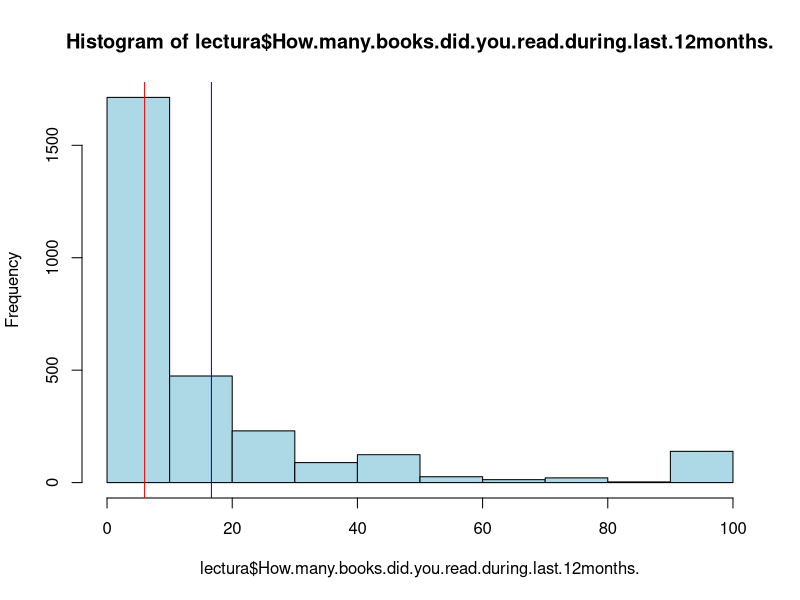
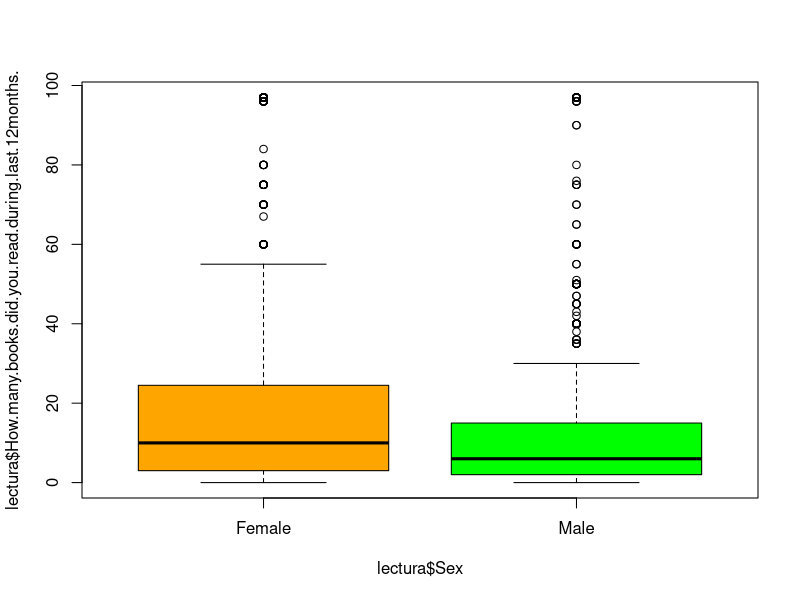
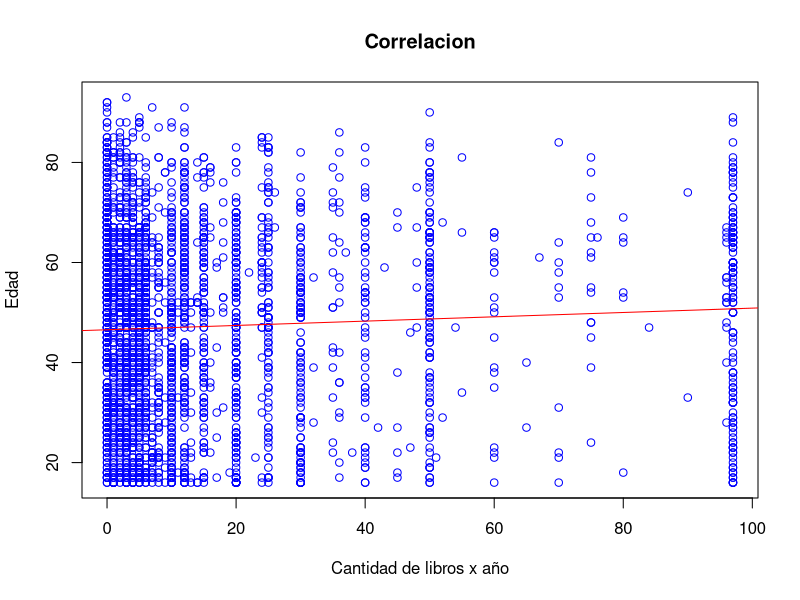
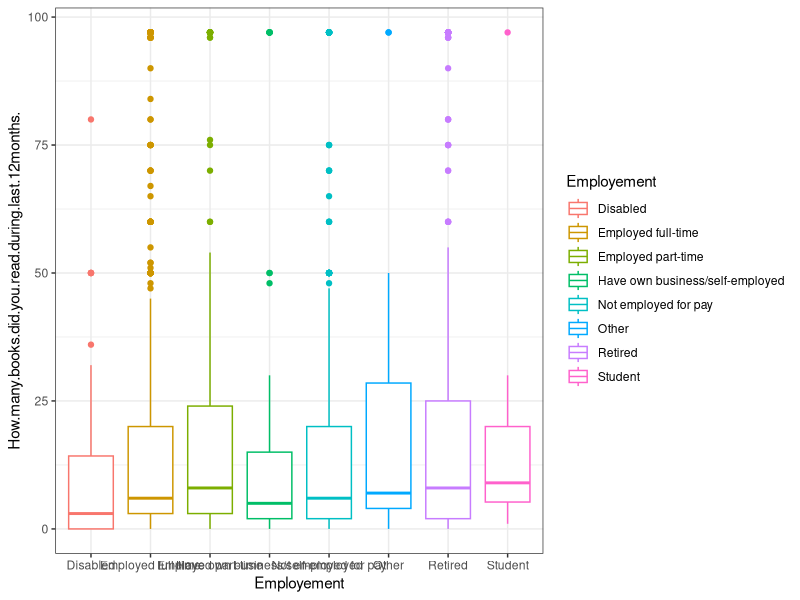
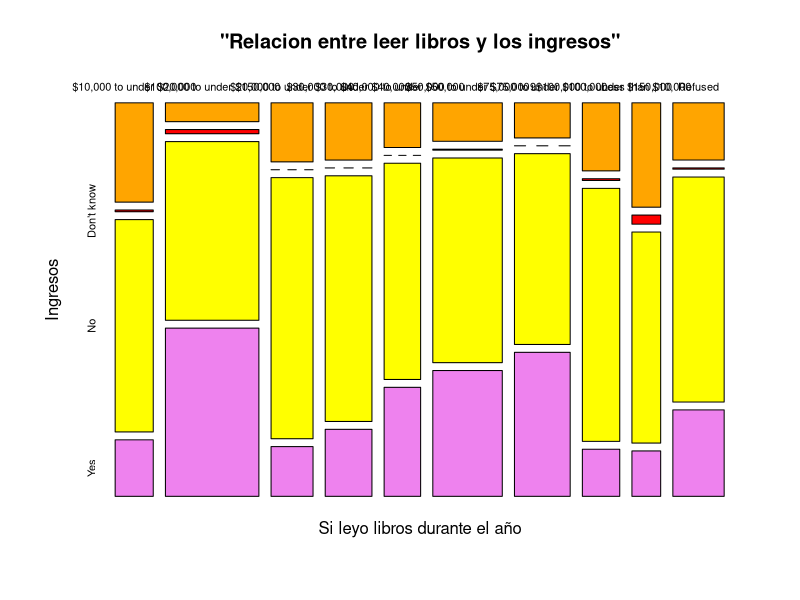
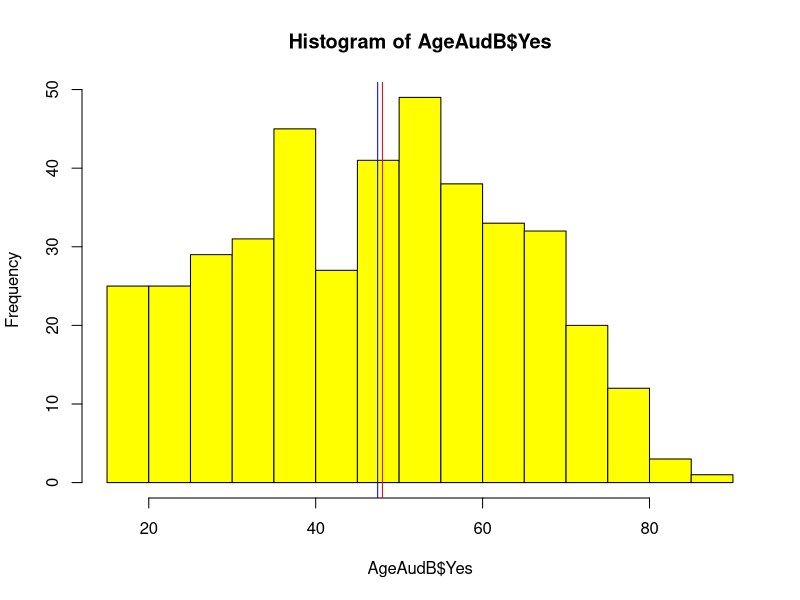
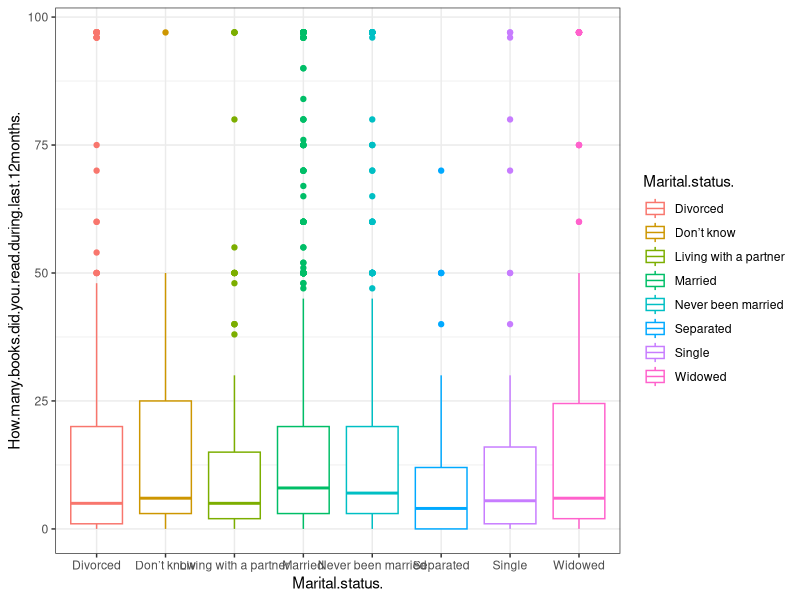
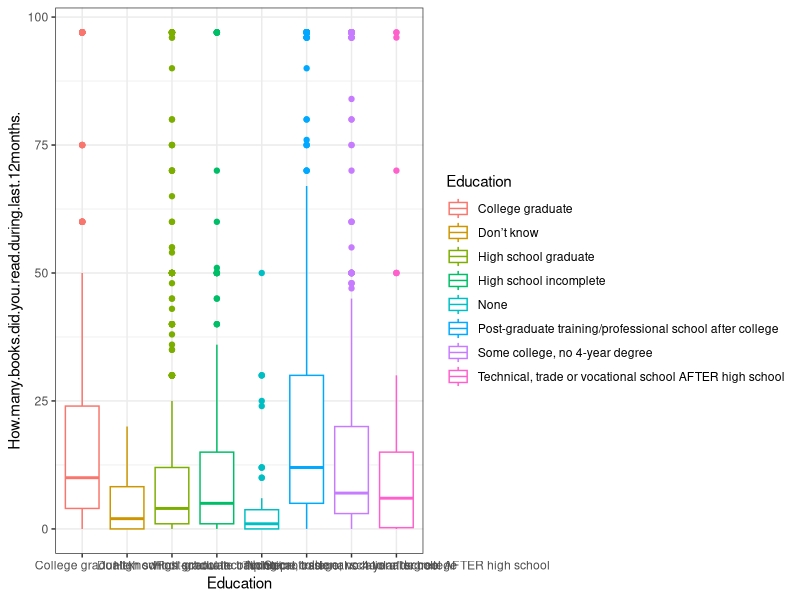

These charts were generated, in order, by the following R code:
## ---- chunk 1
lectura <- read.csv("HabitoLeer.csv")
## ---- chunk 2
require(stats)
library (corrplot)
library(ggplot2)
library(dplyr)
library(tidyverse)
library(lubridate)
## ---- chunk 3
summary(lectura)
## ---- chunk 4
summary(lectura$How.many.books.did.you.read.during.last.12months.)
## ---- chunk 5
hist(lectura$How.many.books.did.you.read.during.last.12months.,col="lightblue")
medialib <- mean(lectura$How.many.books.did.you.read.during.last.12months.)

abline(v=medialib,col="blue")

medianlib <- median(lectura$How.many.books.did.you.read.during.last.12months.)
abline(v=medianlib,col="red")
## ---- chunk 6
boxplot(lectura$How.many.books.did.you.read.during.last.12months. ~ lectura$Sex, col=c("orange","green"))
## ---- chunk 7
t.test(lectura$How.many.books.did.you.read.during.last.12months.~lectura$Sex, alternative = "two.sided")
## ---- chunk 8
5.147e-13 < 0.05
## ---- chunk 9
plot(lectura$How.many.books.did.you.read.during.last.12months., lectura$Age,col="blue",main="Correlacion",xlab="Cantidad de libros x año",ylab="Edad")
model <- lm(lectura$Age ~ lectura$How.many.books.did.you.read.during.last.12months.)
abline(model,col="red")
## ---- chunk 10
cor(lectura$How.many.books.did.you.read.during.last.12months., lectura$Age)
## ---- chunk 11
ggplot(data = lectura, aes(x= Employement , y= How.many.books.did.you.read.during.last.12months., color= Employement))+ geom_boxplot()+theme_bw()
## ---- chunk 12
anova <- aov(lectura$How.many.books.did.you.read.during.last.12months.~lectura$Employement)
summary(anova)
## ---- chunk 13
0.000325 < 0
## ---- chunk 14
tab <- table(lectura$Incomes, lectura$Read.any.e.books.during.last.12months., dnn = c("Si leyo libros durante el año","Ingresos"))
  tab
## ---- chunk 15
mosaicplot(tab, main = deparse("Relacion entre leer libros y los ingresos"), color = c("orange","red","yellow","violet"))
## ---- chunk 16
chisq.test(tab)
## ---- chunk 17
2.2e-16 < 0.05
## ---- chunk 18
tabLec <- table(lectura$Age, lectura$Read.any.audiobooks.during.last.12months., dnn = c("Edad","Respuesta si escucho algun audio libro en el a;o"))
  tabLec
## ---- chunk 19
AgeAudB<- split(lectura$Age,lectura$Read.any.audiobooks.during.last.12months.)
hist(AgeAudB$Yes, col = "yellow")

mediaAudB <- mean(AgeAudB$Yes)
abline(v=mediaAudB,col="blue")

medianAudB <- median(AgeAudB$Yes)
abline(v=medianAudB,col="red")
## ---- chunk 20
mediaAudB
## ---- chunk 21
medianAudB
## ---- chunk 22
shapiro.test(AgeAudB$Yes)
## ---- chunk 23
1.02e-05 < 0.05
## ---- chunk 24
ggplot(data = lectura, aes(x= Marital.status. , y= How.many.books.did.you.read.during.last.12months., color= Marital.status.))+ geom_boxplot()+theme_bw()
## ---- chunk 25
anova <- aov(lectura$How.many.books.did.you.read.during.last.12months.~lectura$Marital.status.)
summary(anova)
## ---- chunk 26
0.221 < 0.05
## ---- chunk 27
ggplot(data = lectura, aes(x= Education , y= How.many.books.did.you.read.during.last.12months., color= Education))+ geom_boxplot()+theme_bw()
## ---- chunk 28
anova2 <- aov(lectura$How.many.books.did.you.read.during.last.12months.~lectura$Education)
summary(anova2)
## ---- chunk 29
2e-16 < 0
## ---- chunk 30
tabGen <- table(lectura$Sex, lectura$Do.you.happen.to.read.any.daily.news.or.newspapers., dnn = c("Lectura de periodicos","genero"))
  tabGen
## ---- chunk 31
mosaicplot(tabGen, main = deparse("Relacion entre la lectura de periodicos y el genero"), color = c("yellow","violet"))
## ---- chunk 32
chisq.test(tabGen)
## ---- chunk 33
0.04675 < 0.05
## ---- chunk 34
ggplot(data = lectura, aes(x= Race , y= How.many.books.did.you.read.during.last.12months., color= Race))+ geom_boxplot()+theme_bw()
## ---- chunk 35
anova3 <- aov(lectura$How.many.books.did.you.read.during.last.12months.~lectura$Race)
summary(anova3)
## ---- chunk 36
2e-07 < 0
## ---- chunk 37
tabMg <- table(lectura$Age, lectura$Do.you.happen.to.read.any.magazines.or.journals., dnn = c("Edad","Revistas o Diarios"))
  tabMg
## ---- chunk 38
AgeRev<- split(lectura$Age,lectura$Do.you.happen.to.read.any.magazines.or.journals.)
hist(AgeRev$Yes, col = "orange")
mediaRev <- mean(AgeRev$Yes)
abline(v=mediaRev,col="blue")

medianRev <- median(AgeRev$Yes)
abline(v=medianRev,col="green")
## ---- chunk 39
mediaRev

## ---- chunk 40
medianRev
## ---- chunk 41
tabE <- table(lectura$Employement, lectura$Read.any.e.books.during.last.12months., dnn = c("Eboks","Empleo"))
  tabE
## ---- chunk 42
mosaicplot(tabE, main = deparse("Relacion entre leer libros electronicos y el empleo"), color = c("lightblue","pink","yellow","violet"))
## ---- chunk 43
chisq.test(tabE)
## ---- chunk 44
5.428e-12 < 0.05
## ---- chunk 45
tabP <- table(lectura$Age, lectura$Do.you.happen.to.read.any.daily.news.or.newspapers., dnn = c("Edad","Revistas o Diarios"))
  tabP
## ---- chunk 46
AgePer<- split(lectura$Age,lectura$Do.you.happen.to.read.any.daily.news.or.newspapers.)
hist(AgePer$Yes, col = "pink")
mediaPer <- mean(AgePer$Yes)
abline(v=mediaPer,col="blue")

medianPer <- median(AgePer$Yes)
abline(v=medianPer,col="red")
## ---- chunk 47
mediaPer
## ---- chunk 48
medianPer
